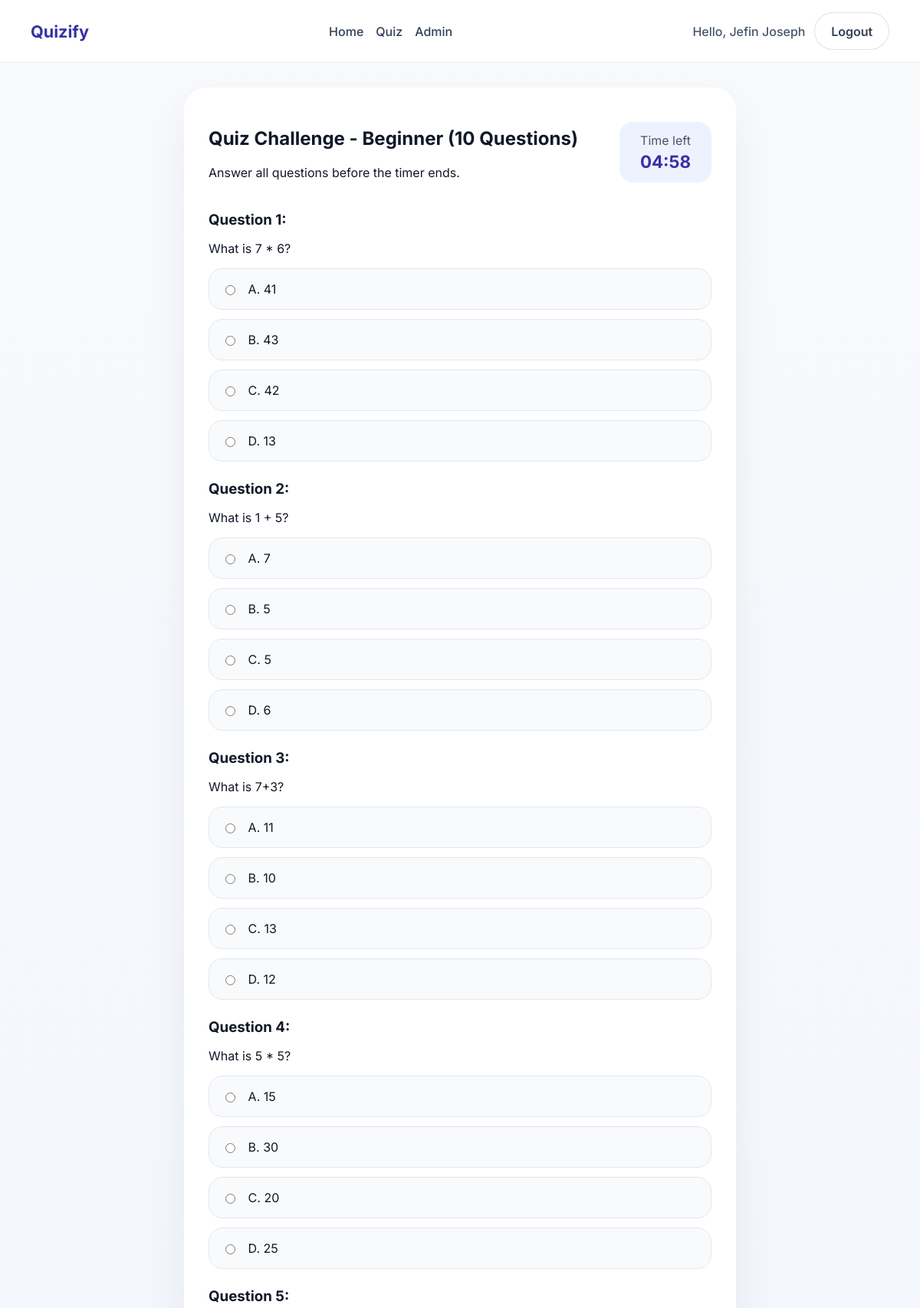
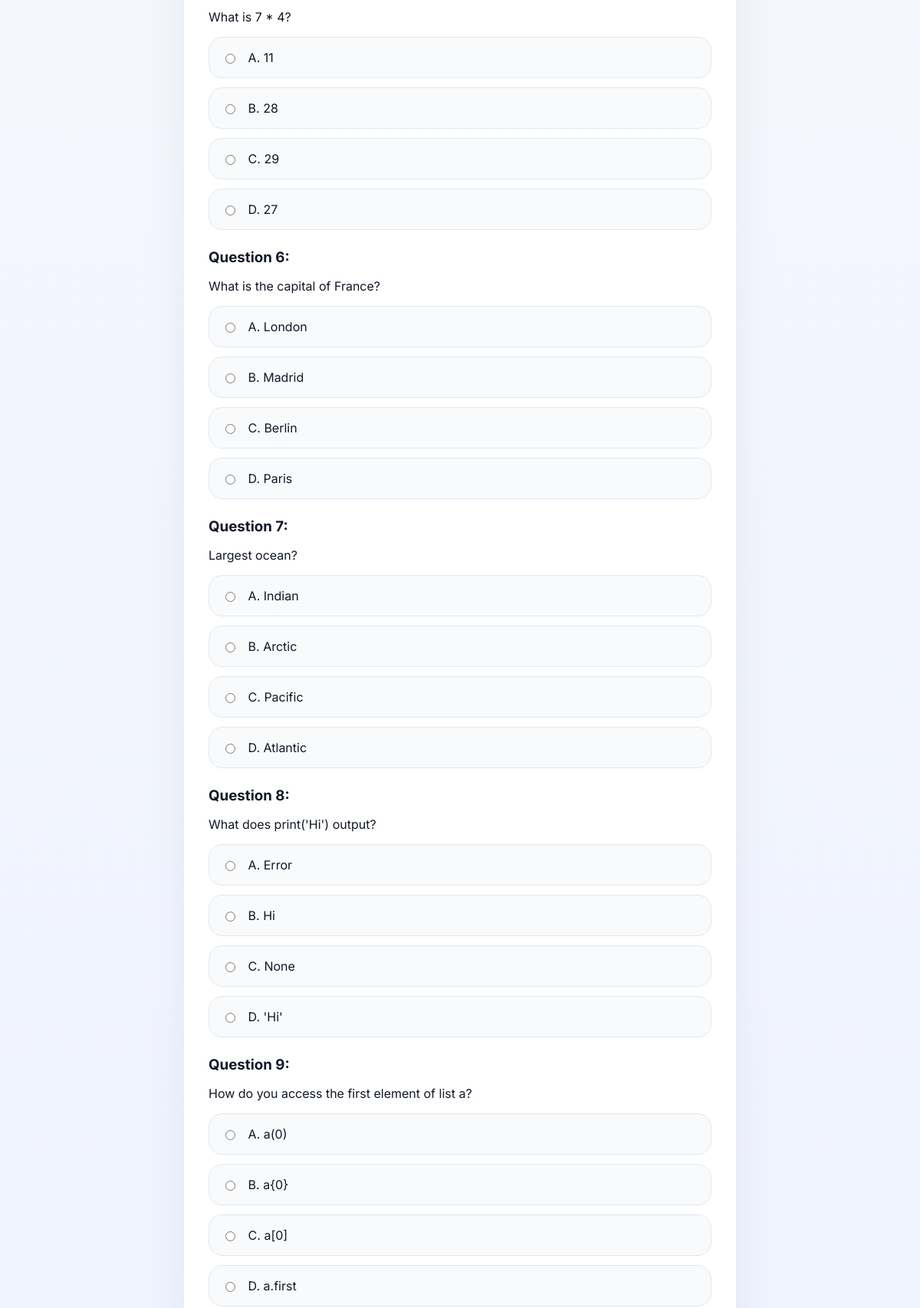
/quiz (signed in, upper part), run on the app's committed database (2 pictures, top to bottom).
### tables this page shows
CREATE TABLE users (
                id INTEGER PRIMARY KEY AUTOINCREMENT,
                username TEXT UNIQUE NOT NULL,
                full_name TEXT,
                password TEXT NOT NULL,
                is_admin INTEGER NOT NULL DEFAULT 0,
                created_at TEXT NOT NULL
            );

CREATE TABLE questions (
                id INTEGER PRIMARY KEY AUTOINCREMENT,
                prompt TEXT NOT NULL,
                option_a TEXT NOT NULL,
                option_b TEXT NOT NULL,
                option_c TEXT NOT NULL,
                option_d TEXT NOT NULL,
                correct_option TEXT NOT NULL CHECK (correct_option IN ('A', 'B', 'C', 'D')),
                level TEXT,
                topic TEXT
            );

### app.py (the view, shortened to what this page needs)
@app.route("/quiz", methods=["GET", "POST"])
def quiz():
    user = get_user()
    if user is None:
        flash("Please log in before starting a quiz.", "warning")
        return redirect(url_for("login"))
    db = get_db()
    selection = request.args.get("selection")
    level = "beginner"
    topic = request.args.get("topic")
    if selection and ":" in selection:
        selected_level, selected_count = selection.split(":", 1)
        level = selected_level.lower()
        try:
            num_questions = max(1, int(selected_count))
        except ValueError:
            num_questions = None
    else:
        level = request.args.get("level") or session.get("quiz_level", "beginner")
        level = level.lower()
        try:
            num_questions = int(request.args.get("count"))
        except (TypeError, ValueError):
            num_questions = None
    default_counts = {"beginner": 10, "intermediate": 20, "advanced": 30}
    if num_questions is None:
        num_questions = default_counts.get(level, 5)
    if topic:
        topic = topic.lower()
        rows = db.execute(
            "SELECT id, prompt, option_a, option_b, option_c, option_d, correct_option FROM questions WHERE COALESCE(topic, 'python') = ? AND COALESCE(level, 'beginner') = ? ORDER BY RANDOM() LIMIT ?",
            (topic, level, num_questions),
        ).fetchall()
    else:
        rows = db.execute(
            "SELECT id, prompt, option_a, option_b, option_c, option_d, correct_option FROM questions WHERE COALESCE(level, 'beginner') = ? ORDER BY RANDOM() LIMIT ?",
            (level, num_questions),
        ).fetchall()
    if not rows:
        rows = db.execute(
            "SELECT id, prompt, option_a, option_b, option_c, option_d, correct_option FROM questions ORDER BY RANDOM() LIMIT ?",
            (num_questions,),
        ).fetchall()
    questions = []
    shuffled_correct = {}
    for r in rows:
        q = dict(r)
        opts = [
            {"label": "A", "text": q["option_a"]},
            {"label": "B", "text": q["option_b"]},
            {"label": "C", "text": q["option_c"]},
            {"label": "D", "text": q["option_d"]},
        ]
        random.shuffle(opts)
        for idx, opt in enumerate(opts):
            opt["display_label"] = chr(ord("A") + idx)
            opt["is_correct"] = opt["label"] == q["correct_option"]
            if opt["is_correct"]:
                shuffled_correct[str(q["id"])] = opt["display_label"]
        q["options"] = opts
        questions.append(q)
    timer_seconds = max(60, num_questions * 30)
    session["quiz_question_ids"] = [q["id"] for q in questions]
    session["quiz_correct_options"] = shuffled_correct
    session["quiz_questions"] = questions
    session["quiz_level"] = level
    return render_template(
        "quiz.html",
        user=user,
        questions=questions,
        timer_seconds=timer_seconds,
        level=level.capitalize(),
        num_questions=num_questions,
    )

### app.py (called while the page is built)
def get_db():
    if "db" not in g:
        g.db = sqlite3.connect(app.config["DATABASE"], detect_types=sqlite3.PARSE_DECLTYPES, timeout=30.0)
        g.db.row_factory = sqlite3.Row
        g.db.execute("PRAGMA busy_timeout = 30000")  # 30 seconds timeout for locked database
    return g.db

@app.before_request
def setup_database():
    if not os.path.exists(app.config["DATABASE"]):
        open(app.config["DATABASE"], "a").close()
    if not getattr(app, "_db_initialized", False):
        init_db()
        app._db_initialized = True

def get_user():
    user_id = session.get("user_id")
    if user_id is None:
        return None
    db = get_db()
    user = db.execute("SELECT id, username, full_name, is_admin FROM users WHERE id = ?", (user_id,)).fetchone()
    return dict(user) if user is not None else None

### templates/quiz.html (shortened to what this page needs)
{% extends 'base.html' %}
{% block content %}
<section class="panel quiz-panel">
    <div class="quiz-header">
        <div>
            <h2>Quiz Challenge{% if level %} - {{ level }}{% endif %} ({{ num_questions }} Questions)</h2>
            <p>Answer all questions before the timer ends.</p>
        </div>
        <div class="timer-block">
            <span>Time left</span>
            <strong id="timer" data-seconds="{{ timer_seconds|default(120) }}">{{ '%02d:%02d' % (timer_seconds|default(120) // 60, timer_seconds|default(120) % 60) }}</strong>
        </div>
    </div>
    <form id="quiz-form" method="post">
        {% for question in questions %}
        <article class="question-card">
            <h3>Question {{ loop.index }}:</h3>
            <p>{{ question.prompt }}</p>
            <div class="options-grid">
                {% for option in question.options %}
                    <label>
                        <input type="radio" name="{{ question.id }}" value="{{ option.display_label }}" required />
                        <span>{{ option.display_label }}. {{ option.text }}</span>
                    </label>
                {% endfor %}
            </div>
        </article>
        {% endfor %}
    </form>
</section>
{% endblock %}

### templates/base.html (shortened to what this page needs)
<!DOCTYPE html>
<html lang="en">
<head>
    <link rel="stylesheet" href="{{ url_for('static', filename='css/styles.css') }}" />
</head>
<body>
    <header class="site-header">
        <div class="container nav-container">
            <a class="brand" href="{{ url_for('home') }}">Quizify</a>
            <nav class="site-nav">
                <a href="{{ url_for('home') }}">Home</a>
                <a href="{{ url_for('select_level') }}">Quiz</a>
                {% if user and user.is_admin %}
                    <a href="{{ url_for('admin') }}">Admin</a>
                {% endif %}
            </nav>
            <div class="nav-actions">
                {% if user %}
                    <span class="nav-user">Hello, {{ user.full_name }}</span>
                    <a class="button button-secondary" href="{{ url_for('logout') }}">Logout</a>
                {% else %}
                    <a class="button button-ghost" href="{{ url_for('login') }}">Login</a>
                    <a class="button button-primary" href="{{ url_for('register') }}">Register</a>
                {% endif %}
            </div>
        </div>
    </header>
    <main class="page-content container">
        {% block content %}{% endblock %}
    </main>
</body>
</html>

### static/css/styles.css (style rules this page uses)
:root { color-scheme: light; font-family: 'Inter', system-ui, -apple-system, BlinkMacSystemFont, 'Segoe UI', sans-serif; font-size: 16px; background-color: #f5f7fb; color: #111827; }
* { box-sizing: border-box; }
html, body { margin: 0; min-height: 100%; }
body { background: linear-gradient(180deg, #f8fafc 0%, #eef2ff 100%); }
.container { width: min(1120px, calc(100% - 2rem)); margin: 0 auto; }
.site-header { background: rgba(255, 255, 255, 0.95); backdrop-filter: blur(12px); border-bottom: 1px solid rgba(15, 23, 42, 0.08); position: sticky; top: 0; z-index: 10; }
.nav-container { display: flex; align-items: center; justify-content: space-between; gap: 1rem; padding: 1rem 0; }
.brand { color: #3730a3; font-size: 1.35rem; font-weight: 700; text-decoration: none; }
.site-nav { display: flex; gap: 1rem; flex-wrap: wrap; }
.site-nav a { color: #334155; text-decoration: none; font-weight: 500; }
.nav-actions { display: flex; gap: 0.75rem; align-items: center; flex-wrap: wrap; }
.nav-user { color: #475569; font-weight: 500; }
.button { display: inline-flex; align-items: center; justify-content: center; padding: 0.85rem 1.3rem; border-radius: 999px; border: 1px solid transparent; font-weight: 600; text-decoration: none; cursor: pointer; }
.button-secondary, .button-ghost { background: white; color: #334155; border-color: rgba(15, 23, 42, 0.12); }
.page-content { padding: 2rem 0 3rem; }
.panel { background: white; border-radius: 30px; padding: 2rem; box-shadow: 0 24px 60px rgba(15, 23, 42, 0.06); }
.auth-panel, .quiz-panel, .admin-panel, .result-panel { max-width: 720px; margin: 0 auto; }
.quiz-header, .admin-header { display: flex; justify-content: space-between; gap: 1rem; align-items: center; flex-wrap: wrap; margin-bottom: 1.5rem; }
.timer-block { padding: 0.9rem 1rem; background: #eef2ff; border-radius: 18px; text-align: center; min-width: 120px; }
.timer-block span { display: block; color: #475569; margin-bottom: 0.25rem; }
.timer-block strong { font-size: 1.4rem; color: #3730a3; }
.question-card { margin-bottom: 1.5rem; }
.question-card h3 { margin-bottom: 0.5rem; }
.options-grid { display: grid; gap: 0.75rem; }
.options-grid label { display: flex; gap: 0.85rem; align-items: center; padding: 1rem; border-radius: 18px; border: 1px solid #e2e8f0; background: #f8fafc; cursor: pointer; }
.options-grid input[type="radio"] { accent-color: #4f46e5; }

### data on the page
users: full_name "Jefin Joseph"
questions: prompt "What is 7 * 6?", display_label "A", text "41", display_label "B", text "43", display_label "C", text "42", display_label "D", text "13"
questions: prompt "What is 1 + 5?", display_label "A" "B" "C" "D", text "7" "5" "5" "6"
questions: prompt "What is 7+3?", display_label "A", text "11", display_label "B", text "10", display_label "C", text "13", display_label "D", text "12"
questions: prompt "What is 5 * 5?", display_label "A", text "15", display_label "B", text "30", display_label "C", text "20", display_label "D", text "25"
questions: prompt "What is 7 * 4?", display_label "A", text "11", display_label "B", text "28", display_label "C", text "29", display_label "D", text "27"
questions: prompt "What is the capital of France?", display_label "A", text "London", display_label "B", text "Madrid", display_label "C", text "Berlin", display_label "D", text "Paris"
questions: prompt "Largest ocean?", display_label "A", text "Indian", display_label "B", text "Arctic", display_label "C", text "Pacific", display_label "D", text "Atlantic"
questions: prompt "What does print('Hi') output?", display_label "A", text "Error", display_label "B", text "Hi", display_label "C", text "None", display_label "D", text "'Hi'"
questions: prompt "How do you access the first element of list a?", display_label "A", text "a(0)", display_label "B", text "a{0}", display_label "C", text "a[0]", display_label "D", text "a.first"

### other printed values
{{ level }} "Beginner"
{{ num_questions }} "10"
